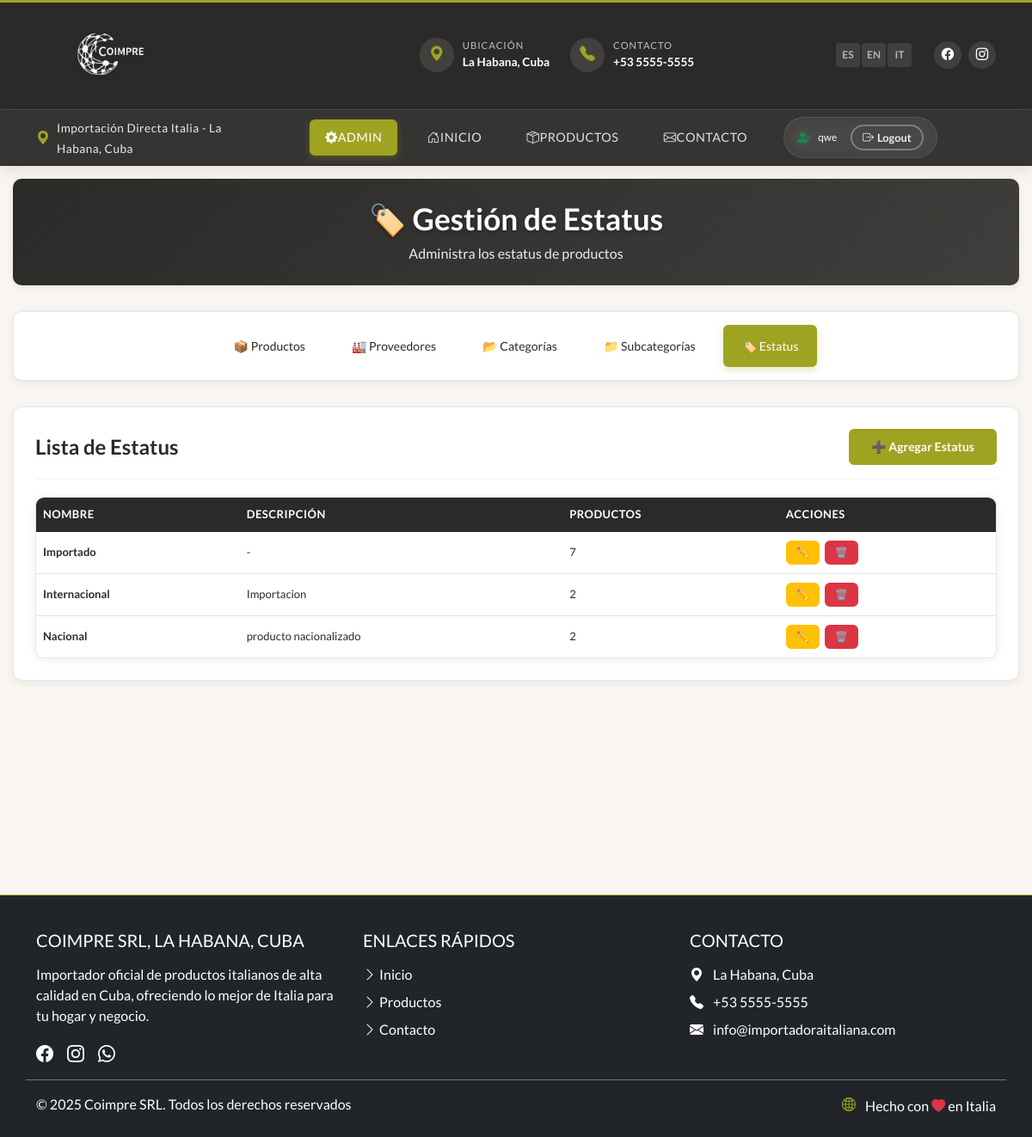
/productos/admin/estatus/ (signed in), run on the app's committed database.
### productos/models.py (models this page shows, shortened)
class Estatus(models.Model):
    name = models.CharField(max_length=120, verbose_name="Nombre")
    slug = models.SlugField(unique=True, blank=True)
    description = models.TextField(blank=True, verbose_name="Descripción")
    def count_productos(self):
        """Cuenta los productos activos del estatus"""
        return self.productos_asociados.count()
    count_productos.short_description = "Productos Activos"
    class Meta:
        verbose_name = "Estatus de Procedencia"
        verbose_name_plural = "Estatus de Procedencia"

### productos/views.py (the view)
    def wrapper(request, *args, **kwargs):
        if not request.user.is_authenticated:
            messages.warning(request, 'Debes iniciar sesión para acceder a esta página.')
            return redirect('productos:secret_login')
        if not is_staff_user(request.user):
            messages.error(request, 'No tienes permisos para acceder a esta página.')
            raise Http404("Página no encontrada")
        return view_func(request, *args, **kwargs)

### productos/templates/productos/manage_estatus.html (shortened to what this page needs)
{% extends 'coimpres_cuba/base.html' %}
{% load static %}
{% block extra_css %}
<link rel="stylesheet" href="{% static 'css/admin.css' %}">
{% endblock %}
{% block content %}
<div class="admin-container">
    <div class="admin-header">
        <h1>🏷️ Gestión de Estatus</h1>
        <p>Administra los estatus de productos</p>
    </div>
    <div class="admin-nav">
        <a href="{% url 'productos:admin_panel' %}" class="nav-link">📦 Productos</a>
        <a href="{% url 'productos:manage_proveedores' %}" class="nav-link">🏭 Proveedores</a>
        <a href="{% url 'productos:manage_categories' %}" class="nav-link">📂 Categorías</a>
        <a href="{% url 'productos:manage_subcategories' %}" class="nav-link">📁 Subcategorías</a>
        <a href="{% url 'productos:manage_estatus' %}" class="nav-link active">🏷️ Estatus</a>
    </div>
    <div class="admin-section">
        <div class="section-header">
            <h2>Lista de Estatus</h2>
            <button class="btn btn-primary" onclick="showAddForm()">➕ Agregar Estatus</button>
        </div>
        <div class="table-responsive">
            <table class="admin-table">
                <thead>
                    <tr>
                        <th>Nombre</th>
                        <th>Descripción</th>
                        <th>Productos</th>
                        <th>Acciones</th>
                    </tr>
                </thead>
                <tbody>
                    {% for estatus in estatus_list %}
                    <tr>
                        <td><strong>{{ estatus.name }}</strong></td>
                        <td>{{ estatus.description|default:"-" }}</td>
                        <td>{{ estatus.product_set.count }}</td>
                        <td>
                            <div class="action-buttons">
                                <a href="{% url 'productos:edit_estatus' estatus.pk %}" class="btn btn-sm btn-warning" title="Editar">✏️</a>
                                <button class="btn btn-sm btn-danger" title="Eliminar" data-item-id="{{ estatus.pk }}" data-item-name="{{ estatus.name }}" data-item-type="estatus" onclick="deleteItem(this.dataset.itemId, this.dataset.itemName, this.dataset.itemType)">🗑️</button>
                            </div>
                        </td>
                    </tr>
                    {% empty %}
                    <tr>
                        <td colspan="4" class="text-center text-muted">No hay estatus registrados</td>
                    </tr>
                    {% endfor %}
                </tbody>
            </table>
        </div>
    </div>
</div>
{% endblock %}

### coimpres_cuba/templates/coimpres_cuba/base.html (shortened to what this page needs)
{% load static %}
<!DOCTYPE html>
<html lang="{{ lang }}">
<head>
    <link href="https://cdn.jsdelivr.net/npm/bootstrap@5.3.0/dist/css/bootstrap.min.css" rel="stylesheet">
    <link rel="stylesheet" href="https://cdn.jsdelivr.net/npm/bootstrap-icons@1.11.0/font/bootstrap-icons.css">
    <link rel="stylesheet" href="https://cdnjs.cloudflare.com/ajax/libs/animate.css/4.1.1/animate.min.css">
    <link rel="stylesheet" href="{% static 'css/styles.css' %}">
    <link rel="stylesheet" href="{% static 'css/header.css' %}">
    <link rel="stylesheet" href="{% static 'css/components.css' %}">
    {% block extra_css %}{% endblock %}
</head>
<body>
    <header class="enhanced-header position-relative">
        <div class="container py-0">
            <div class="header-main py-3">
                <div class="row align-items-center">
                    <div class="col-lg-4 col-md-3 col-7">
                        <a class="header-logo-container" href="{% url 'home' %}">
                            <div class="logo-wrapper">
                                <img src="{% static 'img/logo_3.png' %}" alt="Coimpres Cuba Logo" class="logo-img" />
                            </div>
                        </a>
                    </div>
                    <div class="col-lg-5 col-md-6 d-none d-md-block">
                        <div class="header-contact-info d-flex justify-content-center">
                            <div class="contact-info-item me-4">
                                <div class="contact-icon">
                                    <i class="bi bi-geo-alt-fill"></i>
                                </div>
                                <div class="contact-text">
                                    <span class="contact-label">Ubicación</span>
                                    <span class="contact-value">La Habana, Cuba</span>
                                </div>
                            </div>
                            <div class="contact-info-item">
                                <div class="contact-icon">
                                    <i class="bi bi-telephone-fill"></i>
                                </div>
                                <div class="contact-text">
                                    <span class="contact-label">Contacto</span>
                                    <span class="contact-value">+53 5555-5555</span>
                                </div>
                            </div>
                        </div>
                    </div>
                    <div class="col-lg-3 col-md-3 col-5">
                        <div class="header-actions d-flex align-items-center justify-content-end">
                            <div class="language-selector me-3">
                                <div class="btn-group" role="group">
                                    <a href="?lang=es" class="lang-btn {% if lang == 'es' %}active{% endif %}">ES</a>
                                    <a href="?lang=en" class="lang-btn {% if lang == 'en' %}active{% endif %}">EN</a>
                                    <a href="?lang=it" class="lang-btn {% if lang == 'it' %}active{% endif %}">IT</a>
                                </div>
                            </div>
                            <div class="header-social-icons d-none d-lg-flex">
                                <a href="#" class="social-icon-circle" aria-label="Facebook">
                                    <i class="bi bi-facebook"></i>
                                </a>
                                <a href="#" class="social-icon-circle" aria-label="Instagram">
                                    <i class="bi bi-instagram"></i>
                                </a>
                            </div>
                        </div>
                    </div>
                </div>
            </div>
        </div>
        <nav class="enhanced-nav">
            <div class="container">
                <div class="d-flex align-items-center justify-content-between py-2">
                    <div class="location-full d-none d-md-flex align-items-center">
                        <div class="location-icon">
                            <i class="bi bi-geo-alt-fill text-accent me-2"></i>
                        </div>
                        <div>
                            <span class="location-text">Importación Directa Italia - La Habana, Cuba</span>
                        </div>
                    </div>
                    <div class="navbar-collapse collapse-mobile d-lg-flex align-items-center justify-content-center" id="navbarNav">
                        <ul class="navbar-nav d-flex align-items-center">
                            {% if user.is_authenticated and user.is_staff %}
                            <li class="nav-item">
                                <a class="nav-link {% if '/productos/admin/' in request.path %}active{% endif %}" href="{% url 'productos:admin_panel' %}" title="Panel de Administración">
                                    <i class="bi bi-gear-fill"></i> Admin
                                </a>
                            </li>
                            {% endif %}
                            <li class="nav-item">
                                <a class="nav-link {% if request.path == '/' %}active{% endif %}" href="/">
                                    <i class="bi bi-house-door"></i> {{ i18n.home|default:"Inicio" }}
                                </a>
                            </li>
                            <li class="nav-item">
                                <a class="nav-link {% if request.path == '/productos/' %}active{% endif %}" href="/productos/">
                                    <i class="bi bi-box-seam"></i> {{ i18n.products|default:"Productos" }}
                                </a>
                            </li>
                            <li class="nav-item">
                                <a class="nav-link {% if request.path == '/contact/' %}active{% endif %}" href="/contact/">
                                    <i class="bi bi-envelope"></i> {{ i18n.contact|default:"Contacto" }}
                                </a>
                            </li>
                        </ul>
                        {% if user.is_authenticated and user.is_staff %}
                        <div class="navbar-auth-info d-flex align-items-center ms-lg-3">
                            <div class="auth-user-info d-none d-lg-flex align-items-center me-3">
                                <i class="bi bi-person-check-fill text-success me-2"></i>
                                <span class="text-white small">{{ user.get_full_name|default:user.username }}</span>
                            </div>
                            <a href="{% url 'productos:admin_logout' %}" class="btn btn-outline-light btn-sm" title="Cerrar Sesión">
                                <i class="bi bi-box-arrow-right"></i>
                                <span class="d-none d-lg-inline ms-1">Logout</span>
                            </a>
                        </div>
                        {% endif %}
                    </div>
                </div>
            </div>
        </nav>
    </header>
    <main>
        {% block content %}{% endblock %}
    </main>
    <footer class="bg-dark text-white py-4 mt-5">
        <div class="container">
            <div class="row py-3">
                <div class="col-lg-4 col-md-6 mb-4 mb-md-0">
                    <h5 class="text-uppercase mb-3">Coimpre SRL, La Habana, Cuba</h5>
                    <p class="mb-3">{{ i18n.footer_description|default:"Importador oficial de productos italianos de alta calidad en Cuba, ofreciendo lo mejor de Italia para tu hogar y negocio." }}</p>
                    <div class="d-flex social-icons">
                        <a href="#" class="me-3 text-white"><i class="bi bi-facebook fs-5"></i></a>
                        <a href="#" class="me-3 text-white"><i class="bi bi-instagram fs-5"></i></a>
                        <a href="#" class="text-white"><i class="bi bi-whatsapp fs-5"></i></a>
                    </div>
                </div>
                <div class="col-lg-4 col-md-6 mb-4 mb-md-0">
                    <h5 class="text-uppercase mb-3">{{ i18n.quick_links|default:"Enlaces Rápidos" }}</h5>
                    <ul class="list-unstyled">
                        <li class="mb-2"><a href="/" class="text-white text-decoration-none"><i class="bi bi-chevron-right"></i> {{ i18n.home|default:"Inicio" }}</a></li>
                        <li class="mb-2"><a href="{% url 'productos:product_list' %}" class="text-white text-decoration-none"><i class="bi bi-chevron-right"></i> {{ i18n.products|default:"Productos" }}</a></li>
                        <li><a href="/contact/" class="text-white text-decoration-none"><i class="bi bi-chevron-right"></i> {{ i18n.contact|default:"Contacto" }}</a></li>
                    </ul>
                </div>
                <div class="col-lg-4 col-md-6">
                    <h5 class="text-uppercase mb-3">{{ i18n.contact|default:"Contacto" }}</h5>
                    <p class="mb-2"><i class="bi bi-geo-alt-fill me-2"></i> {{ i18n.address|default:"La Habana, Cuba" }}</p>
                    <p class="mb-2"><i class="bi bi-telephone-fill me-2"></i> +53 5555-5555</p>
                    <p class="mb-2"><i class="bi bi-envelope-fill me-2"></i> info@importadoraitaliana.com</p>
                </div>
            </div>
            <div class="row pt-3 border-top border-secondary">
                <div class="col-md-6">
                    <p class="mb-0">&copy; 2025 Coimpre SRL. {{ i18n.rights|default:"Todos los derechos reservados" }}</p>
                </div>
                <div class="col-md-6 text-md-end">
                    <p class="mb-0">
                        <i class="bi bi-globe2 text-accent me-2"></i>
                        <span class="align-middle">{{ i18n.made_with_love|default:"Hecho con" }} <i class="bi bi-heart-fill text-danger"></i> {{ i18n.in_italy|default:"en Italia" }}</span>
                    </p>
                </div>
            </div>
        </div>
    </footer>
  </body>
</html>

### data on the page
Estatus: name "Importado", description "-", product_set.count "7"
Estatus: name "Internacional", description "Importacion", product_set.count "2"
Estatus: name "Nacional", description "producto nacionalizado", product_set.count "2"

### other printed values
{{ i18n.home|default:"Inicio" }} "INICIO"
{{ i18n.products|default:"Productos" }} "PRODUCTOS"
{{ i18n.contact|default:"Contacto" }} "CONTACTO"
{{ user.get_full_name|default:user.username }} "qwe"
{{ i18n.quick_links|default:"Enlaces Rápidos" }} "ENLACES RÁPIDOS"
{{ i18n.home|default:"Inicio" }} "Inicio"
{{ i18n.products|default:"Productos" }} "Productos"
{{ i18n.contact|default:"Contacto" }} "Contacto"
{{ i18n.address|default:"La Habana, Cuba" }} "La Habana, Cuba"
{{ i18n.rights|default:"Todos los derechos reservados" }} "Todos los derechos reservados"
{{ i18n.made_with_love|default:"Hecho con" }} "Hecho con"
{{ i18n.in_italy|default:"en Italia" }} "en Italia"
